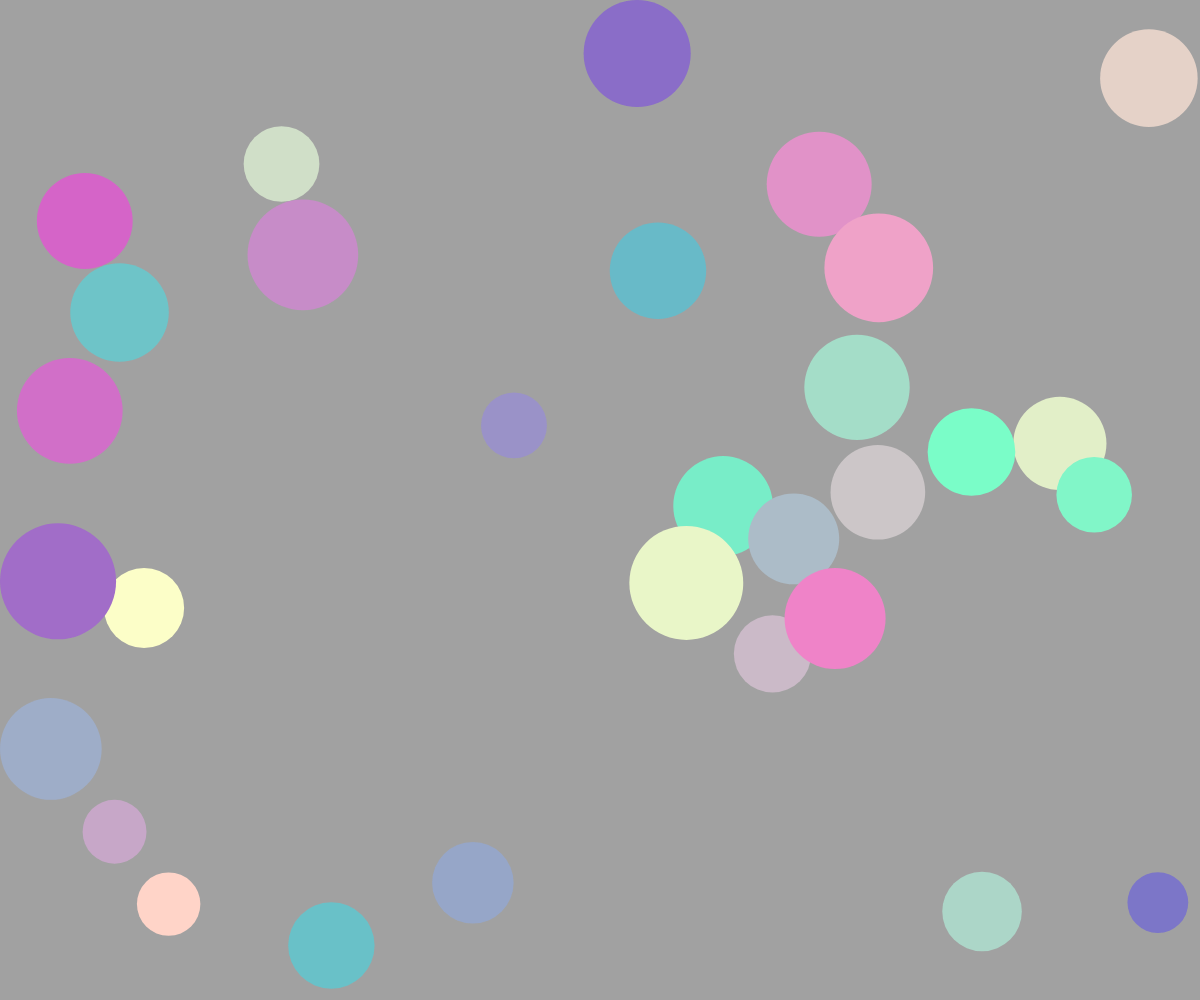
Frame 1 (no input)
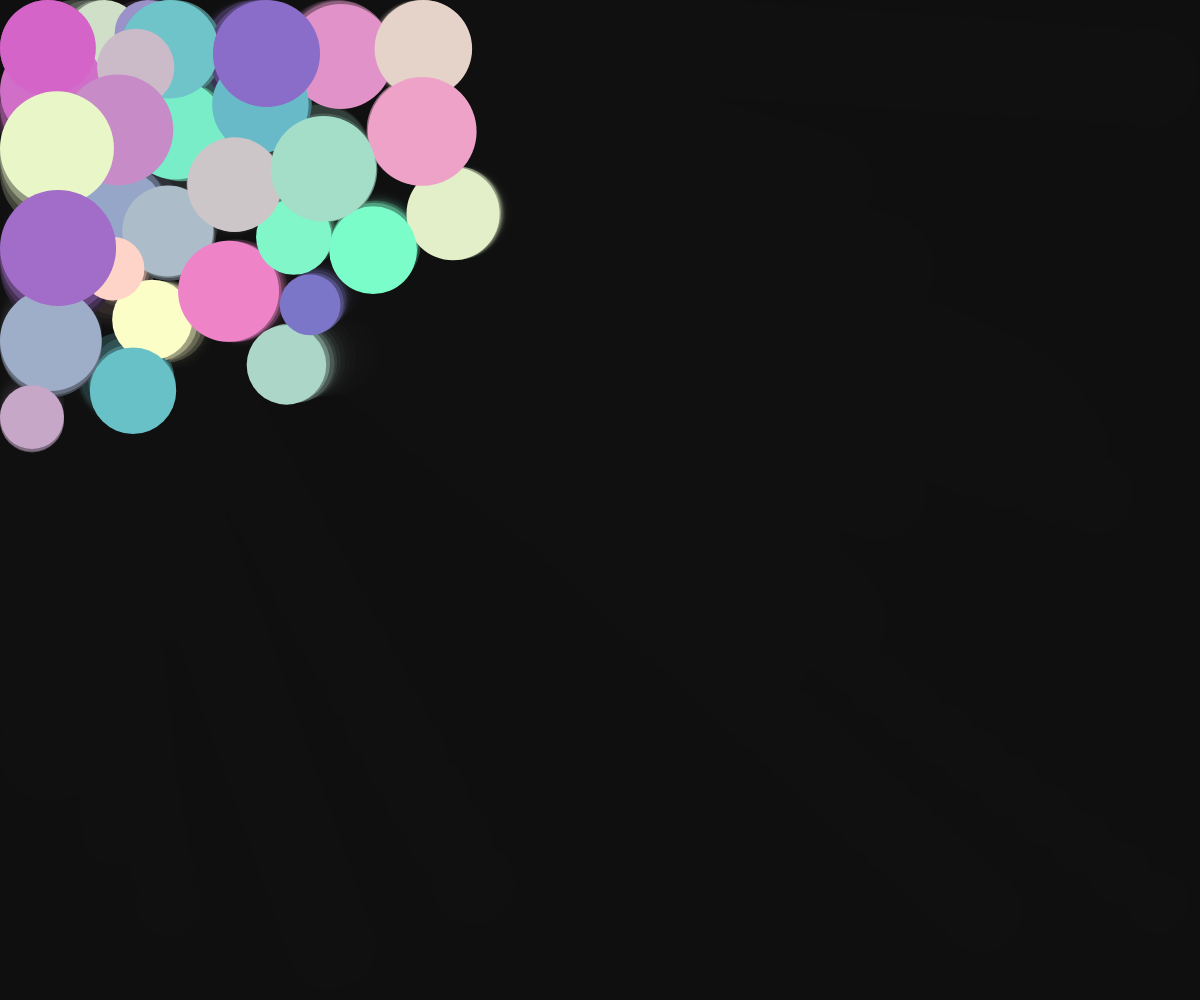
Frame 60 (no input)
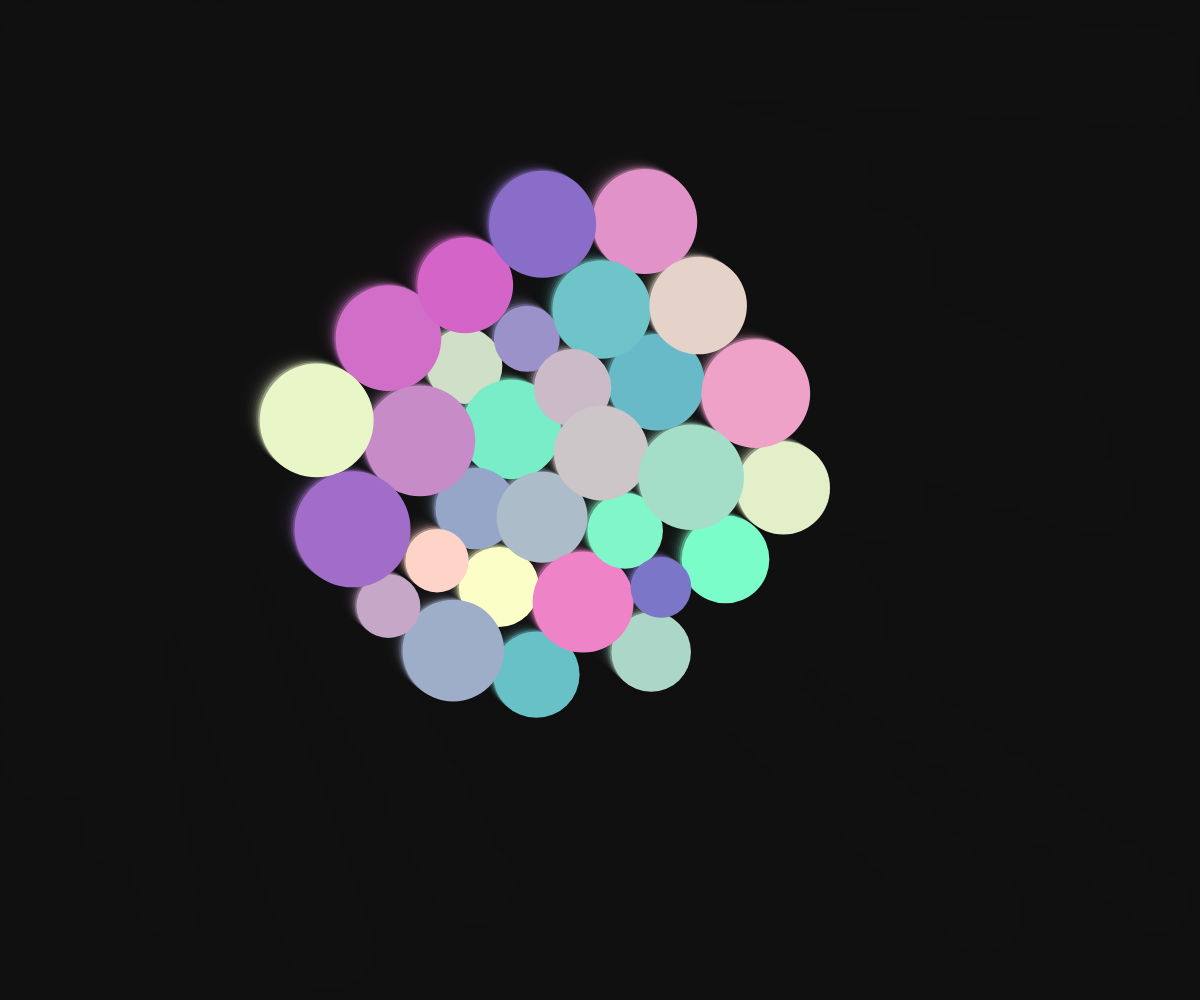
Frame 120 (the mouse pressed at the canvas centre since frame 60)

The p5.js sketch that drew these frames (run headless with seeded random() and noise() and a simulated clock; from frame 60 on, the mouse is pressed at the canvas centre):

// p5.js sketch
// ── sketch.js
let canvasWidth;
let canvasHeight;
let scale;
let targetPos;

let balls = [];
let numBalls = 30;

function setup() {
  frameRate(60);
  canvasWidth = windowWidth;
  canvasHeight = windowHeight;
  createCanvas(canvasWidth, canvasHeight);
  if (width > height) {
    scale = width/10;
  } else {
    scale = height/10;
  }

  targetPos = createVector(0, 0);
  balls = [];

  for (let i = 0; i < numBalls; i++) {
    balls.push(new Ball(scale));
  }
}

function draw() {
  background(16, 100);

  targetPos = createVector(mouseX, mouseY);

  for (let ball of balls) {
    ball.collide(balls);
    ball.update(targetPos);
    ball.display();
  }  
}

function windowResized() {
  canvasWidth = windowWidth;
  canvasHeight = windowHeight;
  createCanvas(canvasWidth, canvasHeight);
}

class Ball {
  constructor(scale) {
    this.circlePos = createVector(random(width), random(height));
    this.circleVel = createVector(0, 0);
    this.diameter = random(scale/2, scale);
    this.easing = random(0.02, 0.05);
    this.color = color(random(100, 255), random(100, 255), 200);
  }

  collide(others) {
    for (let other of others) {
      if (other == this) continue;
      let dx = other.circlePos.x - this.circlePos.x;
      let dy = other.circlePos.y - this.circlePos.y;
      let distance = sqrt(dx * dx + dy * dy);
      let minDistance = other.diameter / 2 + this.diameter / 2;

      if (distance < minDistance) {
        let angle = atan2(dy, dx)
        let targetX = this.circlePos.x + cos(angle) * minDistance;
        let targetY = this.circlePos.y + sin(angle) * minDistance;
        let ax = (targetX - other.circlePos.x) * 0.5;
        let ay = (targetY - other.circlePos.y) * 0.5;
        this.circlePos.x -= ax;
        this.circlePos.y -= ay;
        other.circlePos.x += ax;
        other.circlePos.y += ay;
      }
    }
  }

  update(targetPos) {
    let move = p5.Vector.sub(targetPos, this.circlePos);
    move.mult(this.easing);
    this.circleVel = move;
    this.circlePos.add(this.circleVel)

    if (this.circlePos.x <= this.diameter/2) {
      this.circlePos.x = this.diameter/2;
    } else if (this.circlePos.x >= width - this.diameter/2) {
      this.circlePos.x = width - this.diameter/2;
    }
    if (this.circlePos.y <= this.diameter/2) {
      this.circlePos.y = this.diameter/2;
    } else if (this.circlePos.y >= height - this.diameter/2) { 
      this.circlePos.y = height - this.diameter/2
    }
  }

  display() {
    fill(this.color);
    noStroke();
    circle(this.circlePos.x, this.circlePos.y, this.diameter);
  }
}


// キーボードの「r」を押すと録画開始／終了
function keyPressed() {
  if (key === 'r' || key === 'R') {
    if (!recording) {
      startRecording();
    } else {
      stopRecording();
    }
  }
}
